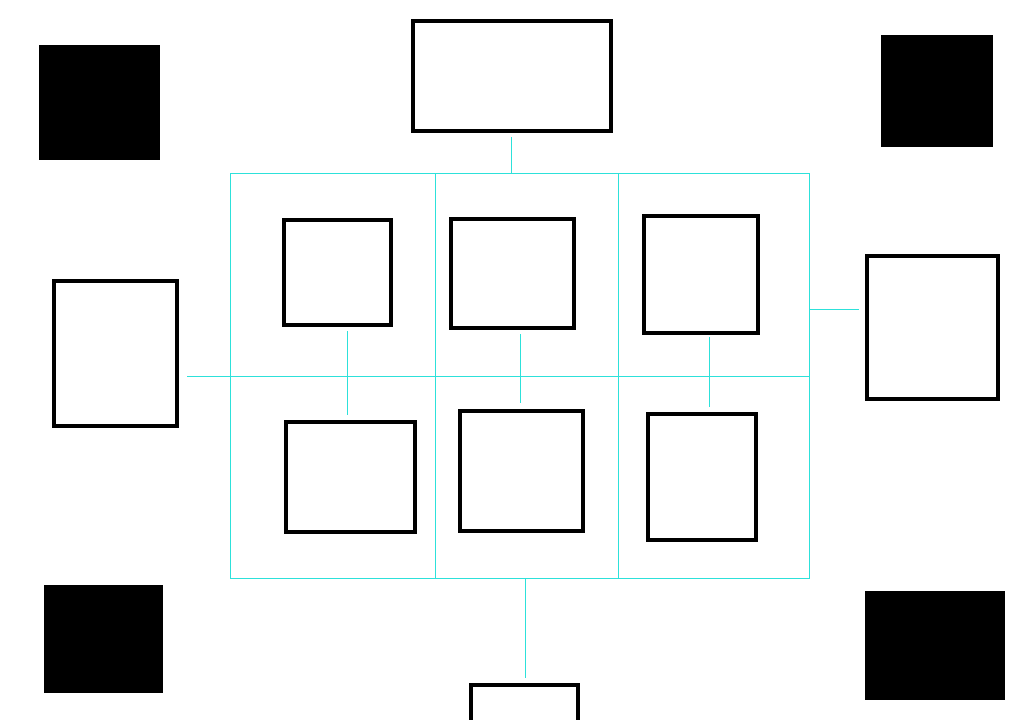
#> input picture maps/set_1_path.png, 1024 x 720 px; its folder holds only this picture in this run
$ python main.py
#> lines starting #> are read from the running program, lines starting #| are printed output that depends on the picture
import os, errno
import math
import networkx as nx
from PIL import Image, ImageDraw


# 單一職責的 Point 類
class Point:
    def __init__(self, x, y, point_type):
        self.x = x
        self.y = y
        self.point_type = point_type  # 'intersection', 'turn', 'dead_end'

    def __repr__(self):
        return f"Point({self.x}, {self.y}, {self.point_type})"


class ImageProcessor:
    """
    圖像處理類，負責載入圖片和查找可用點。
    """

    TARGET_COLOR = (45, 225, 218)

    @staticmethod
    def load_image(image_id: str):
#> called with image_id = 1
        image = Image.open(f'./maps/set_{image_id}_path.png')
#> image is the input picture: PIL image 1024x720 RGBA; mean R, G, B, A 228.6, 229.5, 229.5, 255
        image = image.convert('RGB')
#> image: PIL image 1024x720 RGB
        return image

    def find_available_points(self, image):
        """
        找出圖片中的所有可用點
        """
        width, height = image.size
#> width = 1024; height = 720
        points = []
        for y in range(height):
            for x in range(width):
                pixel_color = image.getpixel((x, y))
                if pixel_color == self.TARGET_COLOR:
                    point_type = self.is_key_point(image, x, y)
                    if point_type:
                        points.append(Point(x, y, point_type))
#> after the loop, points = 28 items
        return points

    @staticmethod
    def is_key_point(image, x, y):
        """
        判斷一個點是否為關鍵點（交叉、轉角或死路）
        """
        neighbors = [(0, 1), (0, -1), (1, 0), (-1, 0)]  # 上下左右
        directions = set()

        for dx, dy in neighbors:
            nx, ny = x + dx, y + dy
            if 0 <= nx < image.width and 0 <= ny < image.height:
                if image.getpixel((nx, ny)) == ImageProcessor.TARGET_COLOR:
                    directions.add((dx, dy))

        num_directions = len(directions)

        if num_directions > 2:
            return 'intersection'
        elif num_directions == 2:
            dirs = list(directions)
            if (dirs[0][0] == -dirs[1][0] and dirs[0][1] == -dirs[1][1]):
                return None  # 直線
            return 'turn'  # 轉角
        elif num_directions == 1:
            return 'dead_end'  # 死路
        return None


class PathFinder:
    """
    負責根據點構建圖並尋找最短路徑的類
    """

    def __init__(self):
        self.graph = None

    def build_graph(self, points):
        """
        根據點構建加權圖
        """
        G = nx.Graph()
        for i, point in enumerate(points):
            G.add_node(i, point=point)

        for i in range(len(points)):
            for j in range(i + 1, len(points)):
                p1, p2 = points[i], points[j]
                if p1.x == p2.x or p1.y == p2.y:  # 僅考慮水平或垂直
                    distance = euclidean_distance(p1, p2)
                    G.add_edge(i, j, weight=distance)
        self.graph = G

    def find_shortest_path(self, start_point, end_point, points):
        """
        使用 Dijkstra 尋找兩點之間的最短路徑
        """
        start_idx = next(i for i, p in enumerate(
            points) if (p.x, p.y) == start_point)
        end_idx = next(i for i, p in enumerate(
            points) if (p.x, p.y) == end_point)
        path = nx.dijkstra_path(self.graph, start_idx,
                                end_idx, weight='weight')
        return [points[i] for i in path]


# 輔助函數：計算兩點間距離
def euclidean_distance(p1, p2):
    return math.sqrt((p1.x - p2.x)**2 + (p1.y - p2.y)**2)


def draw_shortest_path(image, path, map_id: str, output_path='shortest_path.png'):
    """
    在圖片上繪製最短路徑，並保存結果。
    """
    if not os.path.exists('./outputs'):
        try:
            os.makedirs('./outputs')
        except OSError as exc:
            if exc.errno != errno.EEXIST:
                raise

    draw = ImageDraw.Draw(image)
    for i in range(len(path) - 1):
        p1 = (path[i].x, path[i].y)
        p2 = (path[i + 1].x, path[i + 1].y)
        draw.line([p1, p2], fill="red", width=2)
    image.save(f"./outputs/set_{map_id}_{output_path}")
    image.show()


# 測試案例基礎架構
class TestCase:
    """
    測試案例類，儲存起點和終點等信息
    """

    def __init__(self, image_id, start, end):
        self.image_id = image_id
        self.start = start
        self.end = end


def load_test_cases():
    """
    載入測試案例
    """
    return [
        TestCase(1, (525, 677), (709, 337))
    ]


if __name__ == '__main__':
    # 測試過程
    image_processor = ImageProcessor()
    path_finder = PathFinder()

    test_cases = load_test_cases()
    for case in test_cases:
        image = image_processor.load_image(case.image_id)
        available_points = image_processor.find_available_points(image)
#> available_points = 28 items

        path_finder.build_graph(available_points)
#> the loop in build_graph, `for i, point in enumerate(points):` made 28 passes
#> the loop in build_graph, `for i in range(len(points)):` made 28 passes
        shortest_path = path_finder.find_shortest_path(
            case.start, case.end, available_points)
#> in find_shortest_path, `start_idx = next(i for i, p in enumerate( points) if (p.x, p.y) == sta..`: start_idx = 27
#> in find_shortest_path, `end_idx = next(i for i, p in enumerate( points) if (p.x, p.y) == end_p..`: end_idx = 10
#> in find_shortest_path, `path = nx.dijkstra_path(self.graph, start_idx, end_idx, weight='weight')`: path = [27, 24, 25, 16, 17, 10]
#> shortest_path = 6 items

        if shortest_path:
            draw_shortest_path(image, shortest_path, case.image_id, 'shortest_path.png')
#> the loop in draw_shortest_path, `for i in range(len(path) - 1):` made 5 passes
#> (p1, p2) on passes 1 to 5: ((525, 677), (525, 578)), ((525, 578), (618, 578)), ((618, 578), (618, 376)), ((618, 376), (709, 376)), ((709, 376), (709, 337))
#> in draw_shortest_path, `image.save(f"./outputs/set_{map_id}_{output_path}")`:
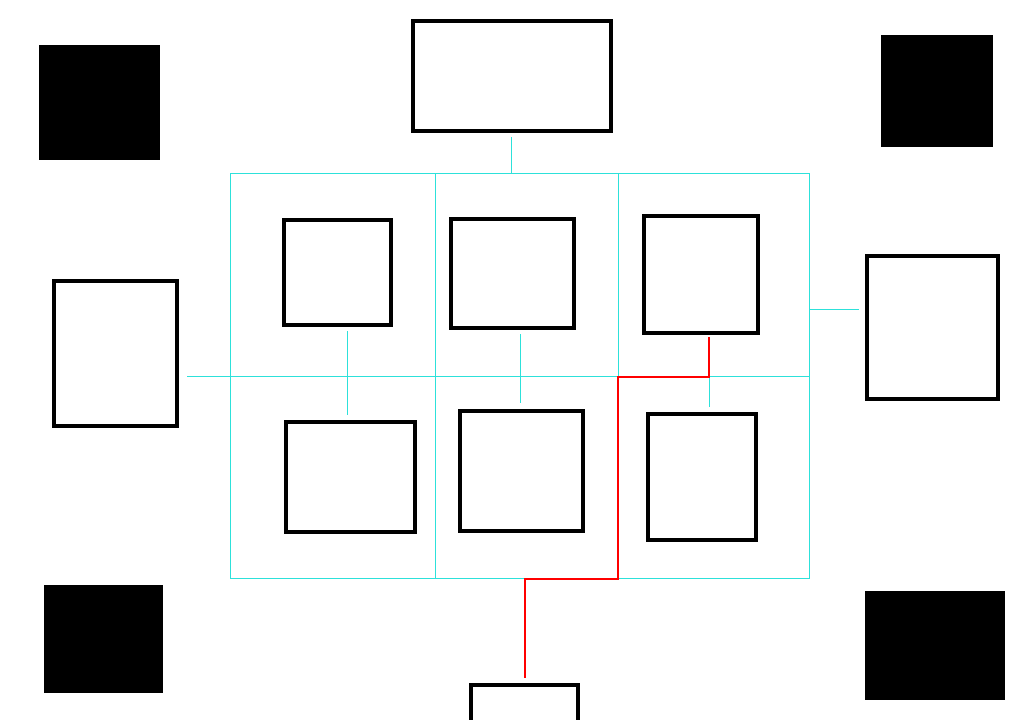
#> saved as set_1_shortest_path.png: PIL image 1024x720 RGB; mean R, G, B 228.7, 229.2, 229.2
